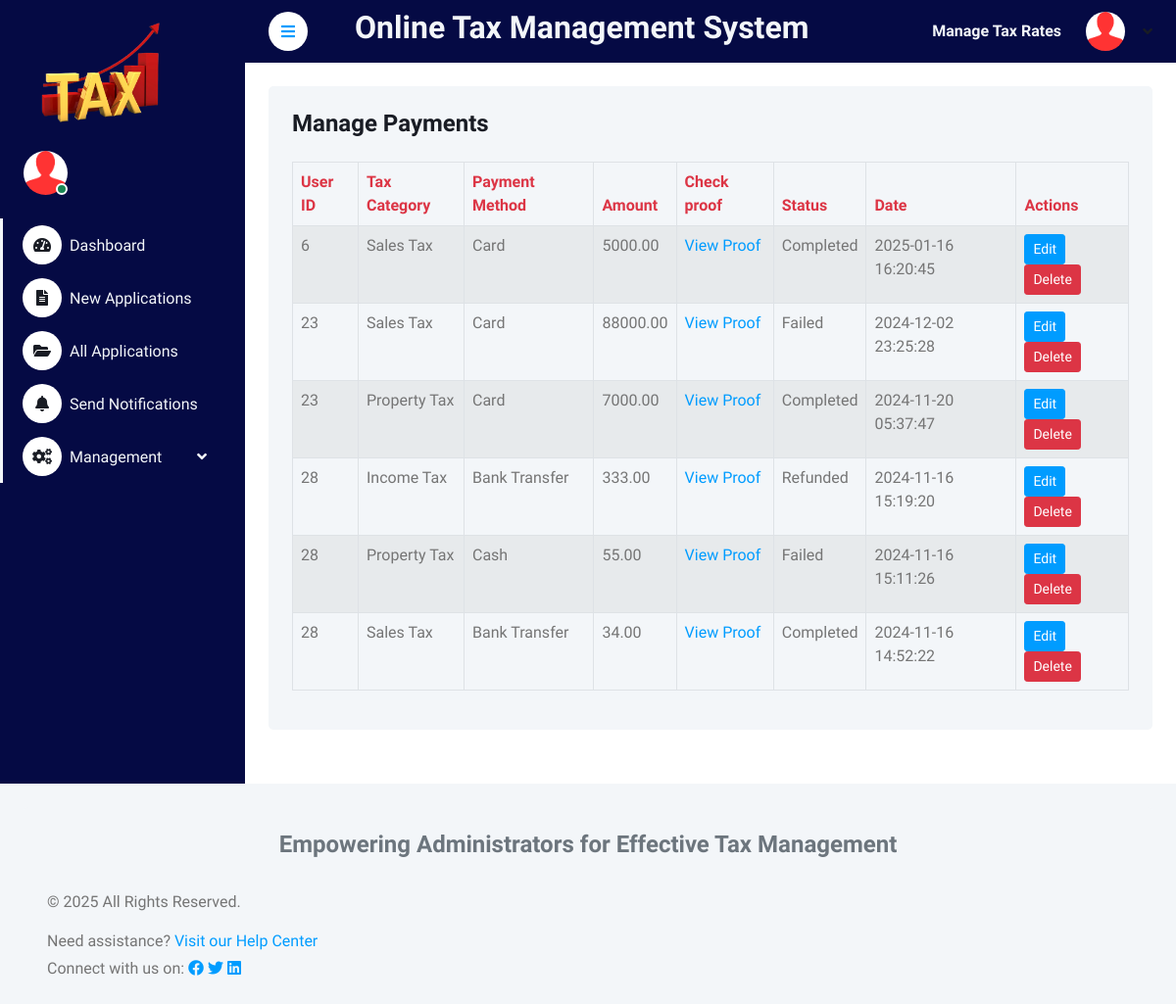
The app's page /admin/admin_payments.php (signed in) with its own data.
### tables this page shows
CREATE TABLE `tblpayments` (
  `ID` int(11) NOT NULL,
  `UserID` int(11) NOT NULL,
  `TaxCategory` varchar(50) NOT NULL,
  `PaymentMethod` varchar(20) NOT NULL,
  `Amount` decimal(10,2) NOT NULL,
  `ProofDocument` varchar(255) DEFAULT NULL,
  `PaymentStatus` varchar(20) NOT NULL DEFAULT 'Pending',
  `TransactionID` varchar(100) DEFAULT NULL,
  `CardNumber` varchar(16) DEFAULT NULL,
  `CardExpiry` varchar(5) DEFAULT NULL,
  `CardCVC` varchar(4) DEFAULT NULL,
  `CashDetails` text DEFAULT NULL,
  `PaymentDate` timestamp NOT NULL DEFAULT current_timestamp()
);

### admin/admin_payments.php (the view, shortened to what this page needs)
<?php
include('includes/dbconnection.php');
?>
<!DOCTYPE html>
<html lang="en">
<head>
    <link href="https://cdnjs.cloudflare.com/ajax/libs/font-awesome/5.10.0/css/all.min.css" rel="stylesheet">
    <link href="https://cdn.jsdelivr.net/npm/bootstrap-icons@1.4.1/font/bootstrap-icons.css" rel="stylesheet">
    <link href="lib/owlcarousel/assets/owl.carousel.min.css" rel="stylesheet">
    <link href="lib/tempusdominus/css/tempusdominus-bootstrap-4.min.css" rel="stylesheet" />
    <link href="css/bootstrap.min.css" rel="stylesheet">
    <link href="css/style.css" rel="stylesheet">
</head>
<body>
    <div class="container-fluid position-relative bg-white d-flex p-0">
        <?php include_once('includes/sidebar.php'); ?>
        <div class="content">
            <?php include_once('includes/header.php'); ?>
            <div class="container-fluid pt-4 px-4">
                <div class="bg-light text-start rounded p-4">
                    <h4 class="mb-4">Manage Payments</h4>
                    <table class="table table-striped table-bordered">
                        <thead class="text-danger">
                            <tr>
                                <th>User ID</th>
                                <th>Tax Category</th>
                                <th>Payment Method</th>
                                <th>Amount</th>
                                <th>Check proof</th>
                                <th>Status</th>
                                <th>Date</th>
                                <th>Actions</th>
                            </tr>
                        </thead>
                        <tbody>
                         <tbody>
    <?php
    $sql = "SELECT * FROM tblpayments ORDER BY PaymentDate DESC";
    $query = $dbh->prepare($sql);
    $query->execute();
    $results = $query->fetchAll(PDO::FETCH_OBJ);
    if ($query->rowCount() > 0) {
        foreach ($results as $row) {
            $proofLink = !empty($row->ProofDocument) ? "<a href='../user/img/{$row->ProofDocument}' target='_blank'>View Proof</a>" : "No proof uploaded";
            echo "<tr>
                    <td>{$row->UserID}</td>
                    <td>{$row->TaxCategory}</td>
                    <td>{$row->PaymentMethod}</td>
                    <td>{$row->Amount}</td>
                    <td>{$proofLink}</td>
                    <td>{$row->PaymentStatus}</td>
                    <td>{$row->PaymentDate}</td>
                    <td>
                        <a href='#' onclick=\"editPaymentStatus({$row->ID}, '{$row->PaymentStatus}')\" class='btn btn-primary btn-sm'>Edit</a>
                        <a href='admin_payments.php?delid={$row->ID}' onclick=\"return confirm('Are you sure you want to delete this payment?');\" class='btn btn-danger btn-sm'>Delete</a>
                    </td>
                  </tr>";
        }
    } else {
        echo "<tr><td colspan='8'>No payments found</td></tr>";
    }
    ?>
</tbody>
                        </tbody>
                    </table>
                </div>
            </div>
        </div>
    </div>
         <?php include_once('includes/footer.php'); ?>
</body>
</html>

### admin/includes/sidebar.php (shortened to what this page needs)
<div class="sidebar pe-4 pb-3" style="background-color: #050A44;">
    <nav class="navbar bg-transparent navbar-light">
        <a href="dashboard.php" class="navbar-brand mx-4 mb-3">
            <img src="../assets/img/logo1.png" alt="Logo" style="height: 120px; width: auto;">
        </a>
        <div class="d-flex align-items-center ms-4 mb-4">
            <div class="position-relative">
                <img class="rounded-circle" src="img/user.jpg" alt="User" style="width: 45px; height: 45px;">
                <div class="bg-success rounded-circle border border-2 border-white position-absolute end-0 bottom-0 p-1"></div>
            </div>
        </div>
        <div class="navbar-nav w-100 text-light">
            <a href="dashboard.php" class="nav-item nav-link text-light"><i class="fa fa-tachometer-alt me-2 text-dark"></i>Dashboard</a>
            <div class="nav-item">
                <a href="newapplication.php" class="nav-item nav-link text-light"><i class="fa fa-file-alt me-2 text-dark"></i>New Applications</a>
            </div>
            <div class="nav-item">
                <a href="manageapplication.php" class="nav-item nav-link text-light"><i class="fa fa-folder-open me-2 text-dark"></i>All Applications</a>
            </div>
            <div class="nav-item">
                <a href="send_notifications.php" class="nav-item nav-link text-light"><i class="fas fa-bell me-2 text-dark"></i>Send Notifications</a>
            </div>
            <div class="nav-item dropdown">
                <a href="#" class="nav-link dropdown-toggle text-light" data-bs-toggle="dropdown"><i class="fa fa-cogs me-2 text-dark"></i>Management</a>
            </div>
        </div>
    </nav>
</div>

### admin/includes/header.php (shortened to what this page needs)
<nav class="navbar navbar-expand sticky-top px-4 py-0" style="background-color: #050A44">
    <a href="#" class="sidebar-toggler flex-shrink-0 me-4">
        <i class="fa fa-bars"></i>
    </a>
    <h2 class="text-light ms-4">Online Tax Management System</h2>
    <div class="navbar-nav align-items-center ms-auto">
        <div class="nav-item">
            <a href="edit_rates.php" class="nav-link fw-bold text-light">
                Manage Tax Rates
            </a>
        </div>
        <div class="nav-item dropdown">
            <a href="#" class="nav-link dropdown-toggle" data-bs-toggle="dropdown">
                <img class="rounded-circle me-lg-2" src="img/user.jpg" alt="" style="width: 40px; height: 40px;">
            </a>
        </div>
    </div>
</nav>

### admin/includes/footer.php (shortened to what this page needs)
<div class="container-fluid pt-4 px-4">
    <div class="bg-light rounded-top p-4">
        <div class="row">
            <div class="col-12 text-center mb-3">
                <h4 class="text-secondary font-weight-bold">Empowering Administrators for Effective Tax Management</h4>
            </div>
            <div class="col-12 col-md-6 text-center text-md-start">
                <p class="mb-0">&copy; <?php echo date("Y"); ?> All Rights Reserved.</p>
            </div>
        </div>
        <div class="row mt-3">
            <div class="col-12 text-start">
                <p class="mb-1">Need assistance? <a href="..includes/About_us.php" class="text-primary">Visit our Help Center</a></p>
                <p class="mb-0">Connect with us on:
                    <a href="https://www.facebook.com/taxmanagement"><i class="fab fa-facebook"></i></a>
            <a href="https://twitter.com/taxmanagement"><i class="fab fa-twitter"></i></a>
            <a href="https://www.linkedin.com/company/taxmanagement"><i class="fab fa-linkedin"></i></a>
                </p>
            </div>
        </div>
    </div>
</div>

### admin/css/style.css (style rules this page uses)
:root { --primary: #009CFF; --light: #F3F6F9; --dark: #191C24; }
.btn { transition: .5s; }
.btn.btn-primary { color: #FFFFFF; }
.sidebar { position: fixed; top: 0; left: 0; bottom: 0; width: 250px; height: 100vh; overflow-y: auto; background: var(--light); transition: 0.5s; z-index: 999; }
.content { margin-left: 250px; min-height: 100vh; background: #FFFFFF; transition: 0.5s; }
@media (min-width: 992px) { .sidebar { margin-left: 0; } }
@media (min-width: 992px) { .content { width: calc(100% - 250px); } }
.sidebar .navbar .navbar-nav .nav-link { padding: 7px 20px; color: var(--dark); font-weight: 500; border-left: 3px solid var(--light); border-radius: 0 30px 30px 0; outline: none; }
.sidebar .navbar .navbar-nav .nav-link i { width: 40px; height: 40px; display: inline-flex; align-items: center; justify-content: center; background: #FFFFFF; border-radius: 40px; }
.sidebar .navbar .dropdown-toggle::after { position: absolute; top: 15px; right: 15px; border: none; content: "\f107"; font-family: "Font Awesome 5 Free"; font-weight: 900; transition: .5s; }
.content .navbar .navbar-nav .nav-link { margin-left: 25px; padding: 12px 0; color: var(--dark); outline: none; }
.content .navbar .sidebar-toggler, .content .navbar .navbar-nav .nav-link i { width: 40px; height: 40px; display: inline-flex; align-items: center; justify-content: center; background: #FFFFFF; border-radius: 40px; }
.content .navbar .dropdown-toggle::after { margin-left: 6px; vertical-align: middle; border: none; content: "\f107"; font-family: "Font Awesome 5 Free"; font-weight: 900; transition: .5s; }

### admin/includes/sidebar.php (style rules this page uses)
.sidebar { min-height: 100vh; }

### records on screen
tblpayments: UserID "6", TaxCategory "Sales Tax", PaymentMethod "Card", Amount "5000.00", PaymentStatus "Completed", PaymentDate "2025-01-16 16:20:45"
tblpayments: UserID "23", TaxCategory "Sales Tax", PaymentMethod "Card", Amount "88000.00", PaymentStatus "Failed", PaymentDate "2024-12-02 23:25:28"
tblpayments: UserID "23", TaxCategory "Property Tax", PaymentMethod "Card", Amount "7000.00", PaymentStatus "Completed", PaymentDate "2024-11-20 05:37:47"
tblpayments: UserID "28", TaxCategory "Income Tax", PaymentMethod "Bank Transfer", Amount "333.00", PaymentStatus "Refunded", PaymentDate "2024-11-16 15:19:20"
tblpayments: UserID "28", TaxCategory "Property Tax", PaymentMethod "Cash", Amount "55.00", PaymentStatus "Failed", PaymentDate "2024-11-16 15:11:26"
tblpayments: UserID "28", TaxCategory "Sales Tax", PaymentMethod "Bank Transfer", Amount "34.00", PaymentStatus "Completed", PaymentDate "2024-11-16 14:52:22"
